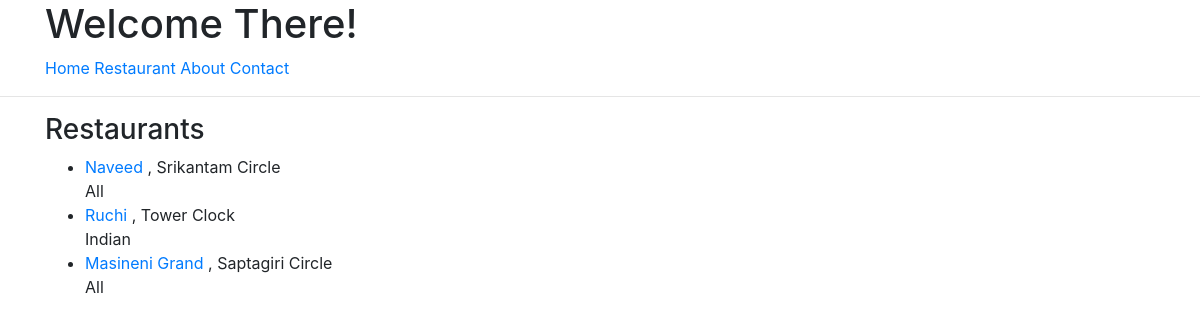
/restaurant/, run on an earlier commit of the app's database.
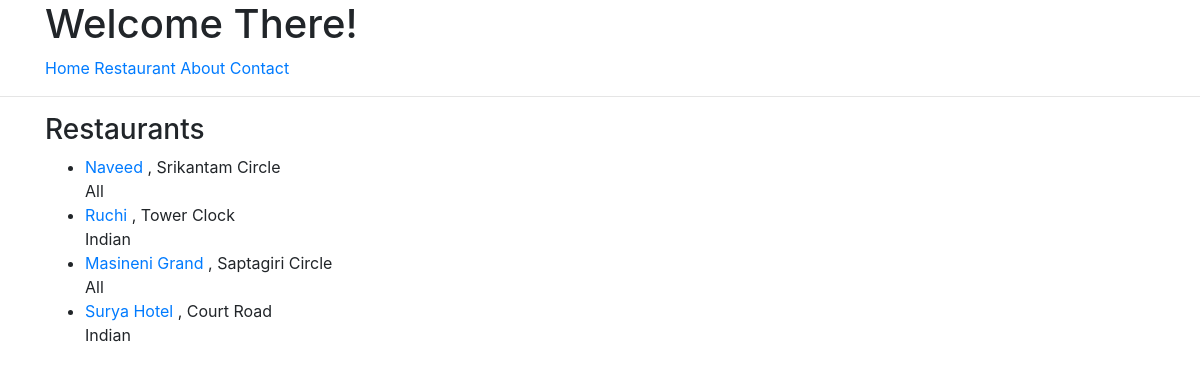
And on a later commit of the database.
### restaurants/models.py (models this page shows, shortened)
class Restaurant(models.Model):
	name	= models.CharField(max_length=120)
	location = models.CharField(max_length=120,null=True,blank=True)
	category = models.CharField(max_length=120,null=True,blank=True,validators=[validate_category])
	timestamp = models.DateTimeField(auto_now_add=True)
	updated   = models.DateTimeField(auto_now=True)
	my_date   = models.DateField(auto_now=False,auto_now_add=False)
	slug      = models.SlugField(null=True,blank=True)
	def __str__(self):
		return self.name

### restaurants/views.py (the view)
# urls.py: url(r'^restaurant/$', RestaurantView.as_view()),
class RestaurantView(ListView):
	template_name = 'restaurants/restaurant.html'
	def get_queryset(self):
		slug = self.kwargs.get("slug")
		if slug:
			queryset = Restaurant.objects.filter(
				Q(category__iexact=slug)
			)
		else:
			queryset = Restaurant.objects.all()
		print(queryset)
		return queryset

### restaurants/templates/restaurants/restaurant.html (shortened to what this page needs)
{% extends "base.html" %}
{% block content %}
<h3>Restaurants</h3>
<ul>
	{% for item in object_list %}
	<li>
		<a href="{{ item.slug }}/">{{ item.name }}</a> , {{ item.location }} <br> {{ item.category }}
	</li>
	{% endfor %}
</ul>
{% endblock %}

What changed in the data, as far as the page shows it:
added Restaurant: name "Surya Hotel", location "Court Road", category "Indian"
